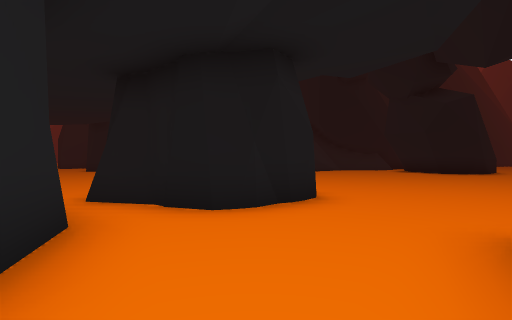
view 1 (above)

24 first-person views from a walk through a Unity game level. The camera is 1.3 m above the floor, looks level and sees 90° across. The floor is counted in squares, 2 m on a side. Each view is taken from the middle of a square. On the plan, view 1 faces up. The plan holds only what a view shows up to about 9 squares ahead; the rest is blank. The place goes on beyond the plan. The player is left out.

view 2
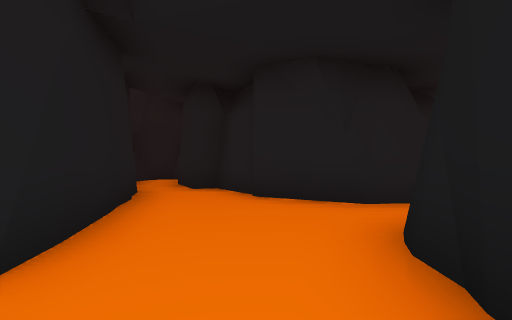

view 3
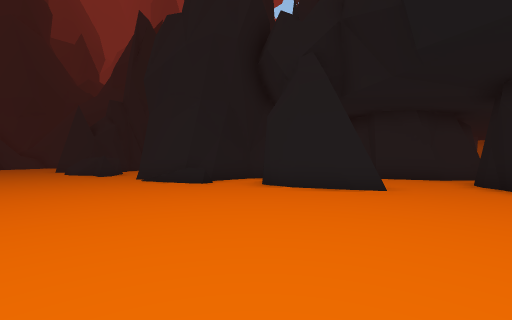

view 4
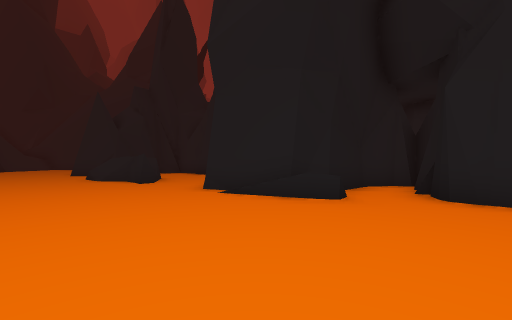

view 5
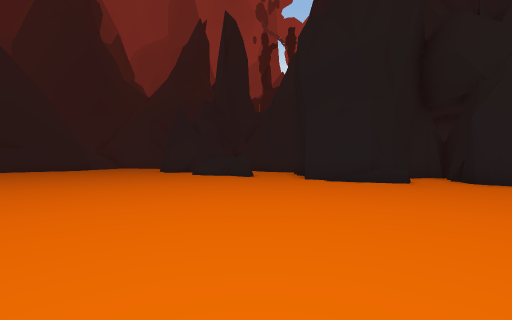

view 6
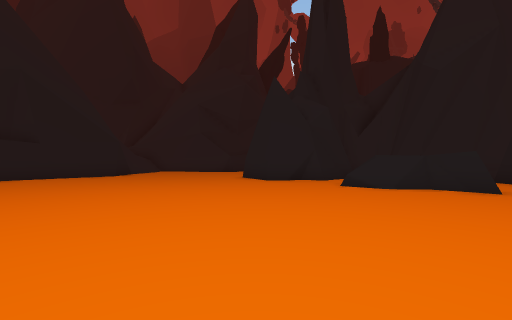

view 7
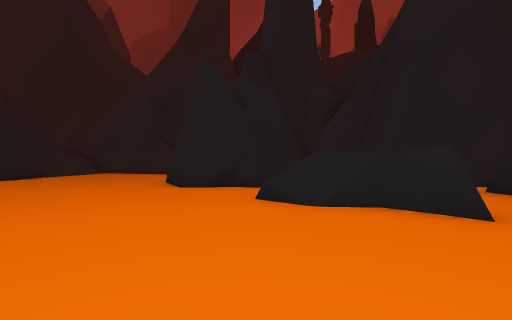

view 8
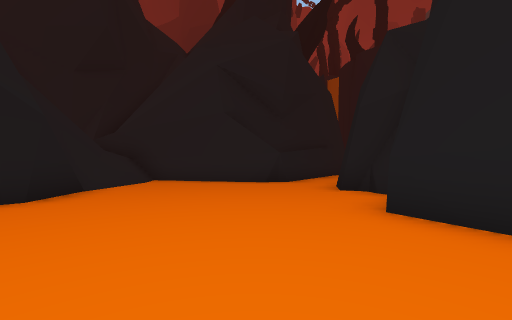

view 9
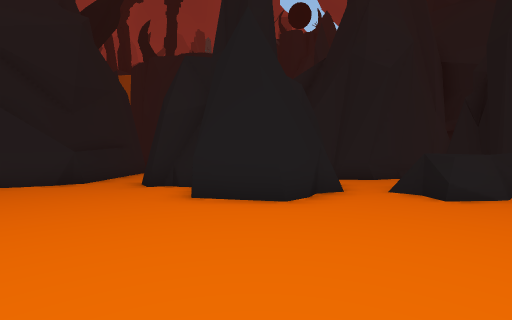

view 10
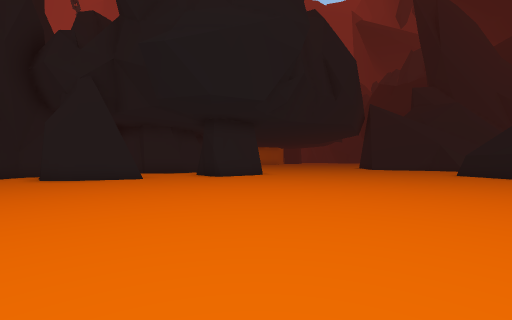

view 11
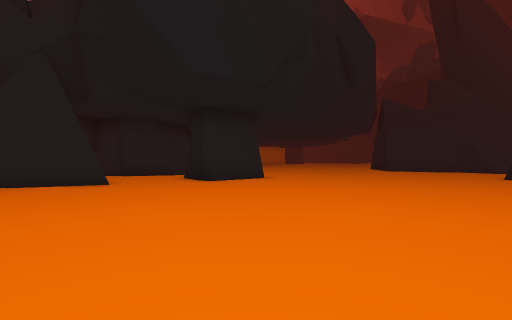

view 12
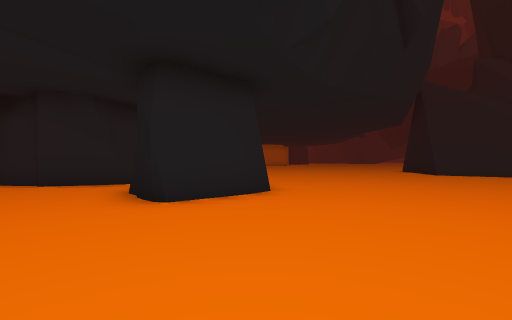

view 13
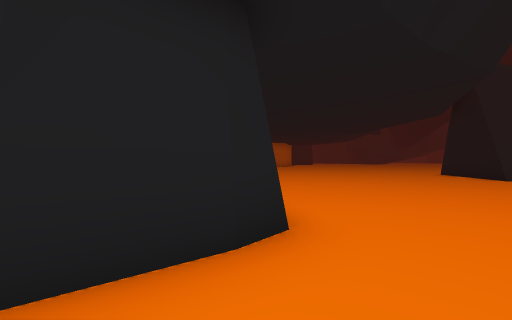

view 14
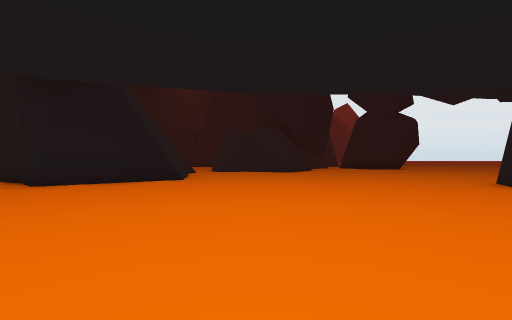

view 15
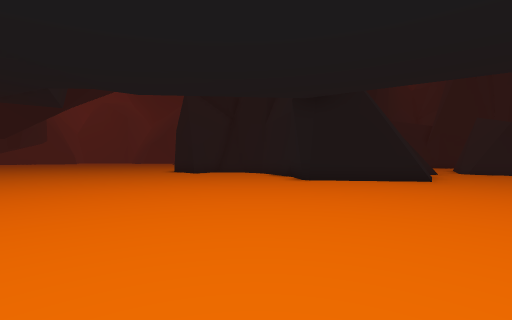

view 16
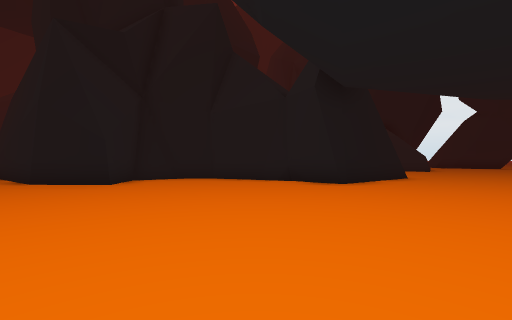

view 17
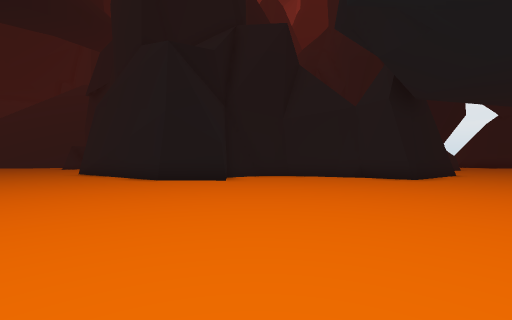

view 18
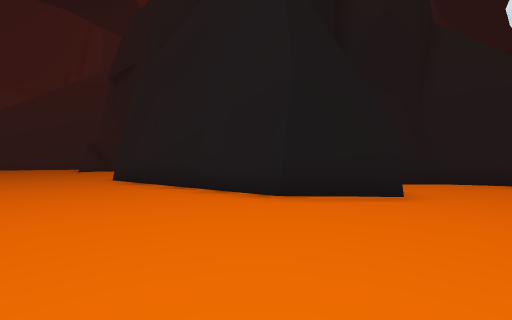

view 19
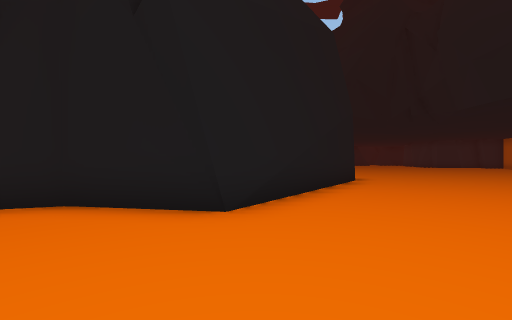

view 20
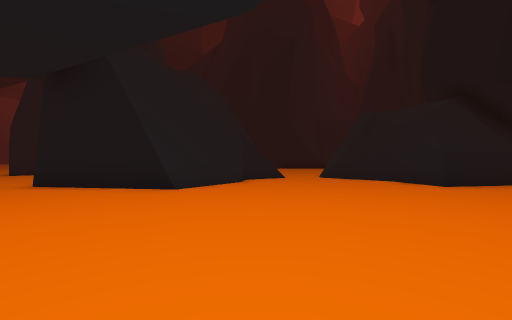

view 21
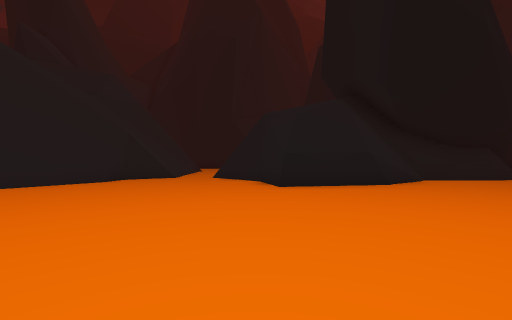

view 22
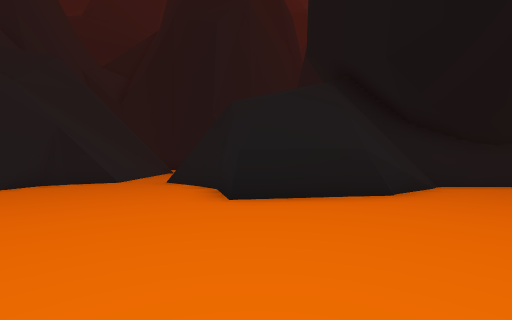

view 23
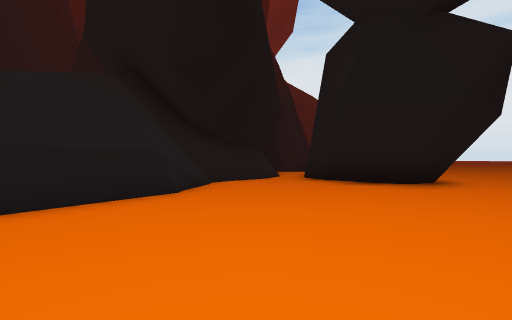

view 24
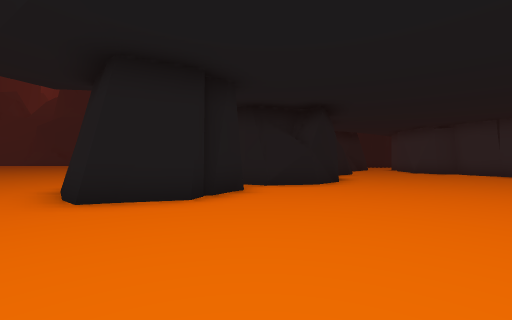

### Floor plan
Key: @ floor where view 1 was taken; # wall or solid block; . main floor; : floor 7.25 m higher than the main floor; / step, stairs or slope; = window, fence, low wall or low ledge; ^ raised ledge; v drop or lower ground.
Columns run from 19 left of view 1 to 12 right of it. Each row starts with its distance up from view 1.
 28 .....#
 27 ....##
 26 ...##
 25 ...#
 24 ...#
 23 ...##
 22 ....#
 21 ....#
 20 ....#####
 19 .....#..##   ^#//.
 18 .........#   #///.
 17 .........## v###=.##    ####
 16 ..........#v:v#....##  ##...#
 15 ..........#  ##.....####....#
 14 ..........####.............##
 13 ...........................#
 12 ...........................#
 11    .........................  ..
 10     ............................
  9      .......................
  8       .......................
  7        .......................
  6         ..........##...........
  5            ......###..........
  4           .......####........
  3          .....###...........
  2         ......# ##...#......
  1         ......   #...#......
  0                  #.@###.........
 -1                  ##.##..........
 -2                   ###..=........
 -3                   # ####........
 -4                  ##    #=.......
 -5                   #   ##........
 -6                      ##.........
 -7                    ###..........
 -8                     #  .#.......
 -9                     #..##=......
-10                     #...#=......
-11                     # #.........
-12                     #####.......
-13                         #.......
-14                        ##.......
-15                       ##........
-16                       #.........
-17                     ............
-18                     ###........#
-19                       ##...##
-20                        #/./#
-21                        ##/=^
-22                         ^/=
-23                          #=

Positions as (right, up) in squares from view 1, and headings:
1: (0, 0), facing up
2: (2, 4), facing down-left
3: (8, 4), facing down-left
4: (8, 0), facing down-left
5: (12, 0), facing down-left
6: (12, -7), facing down-left
7: (9, -7), facing down-left
8: (9, -13), facing down-left
9: (10, -13), facing left
10: (11, 6), facing left
11: (9, 6), facing left
12: (5, 6), facing left
13: (2, 6), facing left
14: (-10, 6), facing up-right
15: (-11, 6), facing up
16: (-16, 11), facing up-right
17: (-19, 12), facing up-right
18: (-19, 17), facing up-right
19: (-19, 28), facing down-right
20: (-4, 8), facing up
21: (0, 8), facing up
22: (1, 10), facing up
23: (1, 10), facing up-right
24: (-3, 10), facing down
